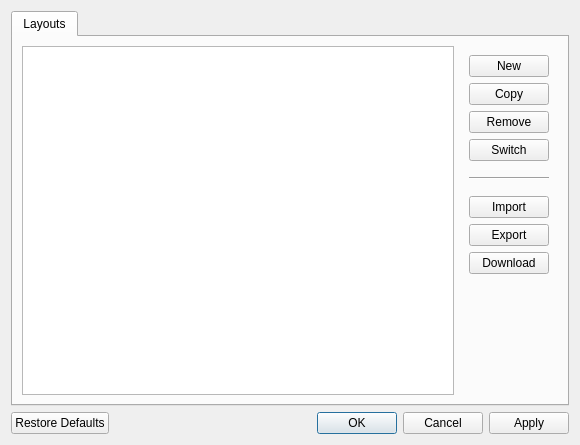
<?xml version="1.0" encoding="UTF-8"?>
<ui version="4.0">
 <class>LayoutConfigDialog</class>
 <widget class="QDialog" name="LayoutConfigDialog">
  <property name="geometry">
   <rect>
    <x>0</x>
    <y>0</y>
    <width>580</width>
    <height>445</height>
   </rect>
  </property>
  <property name="windowTitle">
   <string/>
  </property>
  <layout class="QVBoxLayout" name="verticalLayout_2">
   <item>
    <widget class="QTabWidget" name="tabWidget">
     <property name="currentIndex">
      <number>0</number>
     </property>
     <widget class="QWidget" name="tab">
      <attribute name="icon">
       <iconset theme="preferences-other">
        <normaloff>.</normaloff>.</iconset>
      </attribute>
      <attribute name="title">
       <string>Layouts</string>
      </attribute>
      <layout class="QHBoxLayout" name="horizontalLayout">
       <item>
        <widget class="QTableView" name="layoutsView">
         <property name="alternatingRowColors">
          <bool>true</bool>
         </property>
         <property name="showGrid">
          <bool>false</bool>
         </property>
         <attribute name="horizontalHeaderVisible">
          <bool>true</bool>
         </attribute>
         <attribute name="horizontalHeaderCascadingSectionResizes">
          <bool>true</bool>
         </attribute>
         <attribute name="verticalHeaderVisible">
          <bool>true</bool>
         </attribute>
        </widget>
       </item>
       <item>
        <widget class="QWidget" name="widget" native="true">
         <layout class="QVBoxLayout" name="verticalLayout">
          <item>
           <widget class="QPushButton" name="newButton">
            <property name="text">
             <string>New</string>
            </property>
            <property name="icon">
             <iconset theme="add">
              <normaloff>.</normaloff>.</iconset>
            </property>
           </widget>
          </item>
          <item>
           <widget class="QPushButton" name="copyButton">
            <property name="text">
             <string>Copy</string>
            </property>
            <property name="icon">
             <iconset theme="edit-copy">
              <normaloff>.</normaloff>.</iconset>
            </property>
            <property name="flat">
             <bool>false</bool>
            </property>
           </widget>
          </item>
          <item>
           <widget class="QPushButton" name="removeButton">
            <property name="text">
             <string>Remove</string>
            </property>
            <property name="icon">
             <iconset theme="list-remove">
              <normaloff>.</normaloff>.</iconset>
            </property>
           </widget>
          </item>
          <item>
           <widget class="QPushButton" name="switchButton">
            <property name="text">
             <string>Switch</string>
            </property>
            <property name="icon">
             <iconset theme="user-identity">
              <normaloff>.</normaloff>.</iconset>
            </property>
           </widget>
          </item>
          <item>
           <spacer name="verticalSpacer_2">
            <property name="orientation">
             <enum>Qt::Vertical</enum>
            </property>
            <property name="sizeType">
             <enum>QSizePolicy::Preferred</enum>
            </property>
            <property name="sizeHint" stdset="0">
             <size>
              <width>20</width>
              <height>10</height>
             </size>
            </property>
           </spacer>
          </item>
          <item>
           <widget class="Line" name="line">
            <property name="sizePolicy">
             <sizepolicy hsizetype="Minimum" vsizetype="Fixed">
              <horstretch>0</horstretch>
              <verstretch>0</verstretch>
             </sizepolicy>
            </property>
            <property name="sizeIncrement">
             <size>
              <width>0</width>
              <height>0</height>
             </size>
            </property>
            <property name="baseSize">
             <size>
              <width>0</width>
              <height>0</height>
             </size>
            </property>
            <property name="lineWidth">
             <number>1</number>
            </property>
            <property name="orientation">
             <enum>Qt::Horizontal</enum>
            </property>
           </widget>
          </item>
          <item>
           <spacer name="verticalSpacer_3">
            <property name="orientation">
             <enum>Qt::Vertical</enum>
            </property>
            <property name="sizeType">
             <enum>QSizePolicy::Preferred</enum>
            </property>
            <property name="sizeHint" stdset="0">
             <size>
              <width>20</width>
              <height>10</height>
             </size>
            </property>
           </spacer>
          </item>
          <item>
           <widget class="QPushButton" name="importButton">
            <property name="text">
             <string>Import</string>
            </property>
            <property name="icon">
             <iconset theme="document-import">
              <normaloff>.</normaloff>.</iconset>
            </property>
            <property name="default">
             <bool>false</bool>
            </property>
           </widget>
          </item>
          <item>
           <widget class="QPushButton" name="exportButton">
            <property name="text">
             <string>Export</string>
            </property>
            <property name="icon">
             <iconset theme="document-export">
              <normaloff>.</normaloff>.</iconset>
            </property>
           </widget>
          </item>
          <item>
           <widget class="QPushButton" name="downloadButton">
            <property name="text">
             <string>Download</string>
            </property>
            <property name="icon">
             <iconset theme="favorites"/>
            </property>
           </widget>
          </item>
          <item>
           <spacer name="verticalSpacer">
            <property name="orientation">
             <enum>Qt::Vertical</enum>
            </property>
            <property name="sizeHint" stdset="0">
             <size>
              <width>20</width>
              <height>40</height>
             </size>
            </property>
           </spacer>
          </item>
         </layout>
        </widget>
       </item>
      </layout>
     </widget>
    </widget>
   </item>
   <item>
    <widget class="QDialogButtonBox" name="buttonBox">
     <property name="orientation">
      <enum>Qt::Horizontal</enum>
     </property>
     <property name="standardButtons">
      <set>QDialogButtonBox::Apply|QDialogButtonBox::Cancel|QDialogButtonBox::Ok|QDialogButtonBox::RestoreDefaults</set>
     </property>
    </widget>
   </item>
  </layout>
 </widget>
 <resources/>
 <connections>
  <connection>
   <sender>buttonBox</sender>
   <signal>accepted()</signal>
   <receiver>LayoutConfigDialog</receiver>
   <slot>accept()</slot>
   <hints>
    <hint type="sourcelabel">
     <x>254</x>
     <y>341</y>
    </hint>
    <hint type="destinationlabel">
     <x>157</x>
     <y>274</y>
    </hint>
   </hints>
  </connection>
  <connection>
   <sender>buttonBox</sender>
   <signal>rejected()</signal>
   <receiver>LayoutConfigDialog</receiver>
   <slot>reject()</slot>
   <hints>
    <hint type="sourcelabel">
     <x>322</x>
     <y>341</y>
    </hint>
    <hint type="destinationlabel">
     <x>286</x>
     <y>274</y>
    </hint>
   </hints>
  </connection>
 </connections>
</ui>
